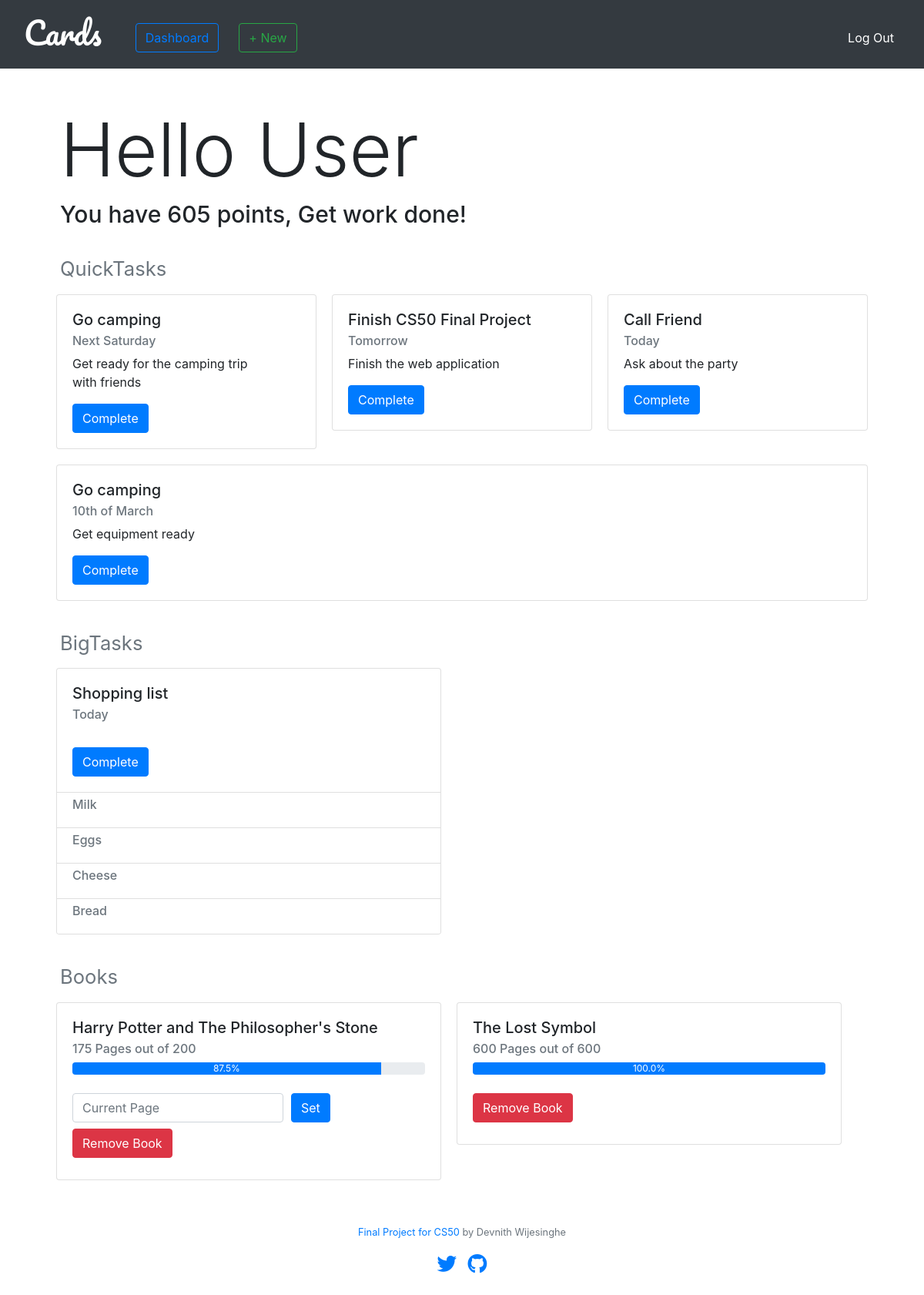
/dashboard (signed in), run on the app's committed database.
### tables this page shows
CREATE TABLE users (
id INTEGER PRIMARY KEY NOT NULL,
name TEXT NOT NULL,
username TEXT NOT NULL,
hash TEXT NOT NULL,
points INTEGER NOT NULL DEFAULT 5);

CREATE TABLE stasks (
title TEXT NOT NULL,
description TEXT NOT NULL,
date TEXT NOT NULL,
user_id INTEGER NOT NULL,
FOREIGN KEY(user_id) REFERENCES users(id));

CREATE TABLE mtasks (
id INTEGER PRIMARY KEY NOT NULL,
title TEXT NOT NULL,
date TEXT NOT NULL,
user_id INTEGER NOT NULL,
FOREIGN KEY(user_id) REFERENCES users(id));

CREATE TABLE subtasks (
title TEXT NOT NULL,
mtask_id INTEGER NOT NULL,
FOREIGN KEY(mtask_id) REFERENCES mtasks(id));

CREATE TABLE books (
id INTEGER PRIMARY KEY NOT NULL,
title TEXT NOT NULL,
totalPages INTEGER NOT NULL,
currentPage INTEGER NOT NULL,
user_id INTEGER NOT NULL,
FOREIGN KEY(user_id) REFERENCES users(id));

### application.py (the view, shortened to what this page needs)
@app.route('/dashboard', methods=["GET", "POST"])
@login_required
def dashboard():
    if request.method == "GET":
        connection = sqlite3.connect('tasks.db')
        db = connection.cursor()
        userID = session["user_id"]
        db.execute("SELECT name,points FROM users WHERE id = (?)", (userID,))
        row = db.fetchone()
        name = row[0]
        points = row[1]
        db.execute("SELECT title,date,description FROM stasks WHERE user_id = (?)", (userID,))
        stasks = db.fetchall()
        db.execute("SELECT id,title,totalPages,currentPage FROM books WHERE user_id = (?)", (userID,))
        books = db.fetchall()
        db.execute("SELECT id,title,date FROM mtasks WHERE user_id = (?)", (userID,))
        items = db.fetchall()
        mtasks= list()
        for item in items:
            item = list(item)
            db.execute("SELECT title FROM subtasks WHERE mtask_id = (?)", (item[0],))
            subtasks = db.fetchall()
            temp = list()
            for task in subtasks:
                temp.append(task[0])
            item.append(temp)
            mtasks.append(item)
        return render_template("dashboard.html", name=name, points=points, stasks=stasks, books=books, mtasks=mtasks)

### helpers.py (called while the page is built)
def login_required(f):
    @wraps(f)
    def decorated_function(*args, **kwargs):
        if session.get("user_id") is None:
            return redirect("/login")
        return f(*args, **kwargs)
    return decorated_function

### templates/dashboard.html (shortened to what this page needs)
{% extends "layout.html" %}
{% block main %}
<div style="text-align: left;">
    <h1 class="display-1" >Hello {{  name }}</h1>
    <h1 class="display-6" style="font-size: 30px;">You have {{ points }} points, Get work done!</h1>
</div>
<br>
<h2 style="text-align: left; margin-bottom: 5px;"><small class="text-muted">QuickTasks</small></h2>
{% if stasks|length < 1 %}
    <h4 style="text-align: left; margin-bottom: 5px;"><small class="text-muted">You have no QuickTasks</small></h4>
{% else %}
    <div class="row">
        {% for stask in stasks %}
            <div class="col-lg" style="padding: 0px; ">
                <div class="card" style="margin: 10px; text-align: left;">
                    <div class="card-body" style="width: 300px;">
                        <h5 class="card-title">{{ stask[0] }}</h5>
                        <h6 class="card-subtitle mb-2 text-muted">{{ stask[1] }}</h6>
                        <p class="card-text">{{ stask[2] }}</p>
                        <form action="/dashboard" method="post">
                            <button class="btn btn-primary" type="submit" name="deleteStask" value="{{ stask[0] }}">Complete</a>
                        </form>
                    </div>
                </div>
            </div>
        {% endfor %}
    </div>
{% endif %}
<br>
<h2 style="text-align: left; margin-bottom: 5px;"><small class="text-muted">BigTasks</small></h2>
{% if mtasks|length < 1 %}
    <h4 style="text-align: left; margin-bottom: 5px;"><small class="text-muted">You have no BigTasks</small></h4>
{% else %}
    <div class="row">
        {% for mtask in mtasks %}
            <div class="col-lg" style="padding: 0px;">
                <div class="card" style="margin: 10px; text-align: left; width: 500px;">
                    <div class="card-body">
                        <h5 class="card-title">{{ mtask[1] }}</h5>
                        <h6 class="card-subtitle mb-2 text-muted">{{ mtask[2] }}</h6>
                        <br>
                        <form action="/dashboard" method="post">
                            <button class="btn btn-primary" type="submit" name="deleteMtask" value="{{ mtask[0] }}">Complete</a>
                        </form>
                    </div>
                    <ul class="list-group list-group-flush">
                        {% for subtask in mtask[3] %}
                            <li class="list-group-item"><h6 class="card-subtitle mb-2 text-muted">{{subtask}}</h6></li>
                        {% endfor %}
                    </ul>
                </div>
            </div>
        {% endfor %}
    </div>
{% endif %}
<br>
<h2 style="text-align: left; margin-bottom: 5px;"><small class="text-muted">Books</small></h2>
{% if books|length < 1 %}
    <h4 style="text-align: left; margin-bottom: 5px;"><small class="text-muted">You have no Books</small></h4>
{% else %}
    <div class="row">
        {% for book in books %}
            <div class="col-auto" style="padding: 0px;">
                <div class="card" style="margin: 10px; text-align: left; width: 500px;">
                    <div class="card-body">
                        <h5 class="card-title">{{ book[1] }}</h5>
                        <h6 class="card-subtitle mb-2 text-muted">{{ book[3]}} Pages out of {{ book[2] }}</h6>
                        {% set progress = book[3] / book[2] * 100 %}
                        <div class="progress">
                            <div class="progress-bar" role="progressbar" style="width: {{progress}}%;" aria-valuenow="{{progress}}" aria-valuemin="0" aria-valuemax="100">{{progress}}%</div>
                        </div>
                        <br>
                        {% if progress < 100 %}
                        <form action="/dashboard" method="post">
                            <div class="form-row align-items-center">
                                <div class="col-auto">
                                    <input type="number" class="form-control mb-2" name="currentPage" placeholder="Current Page" min="1">
                                </div>
                                <div class="col-auto">
                                    <button type="submit" class="btn btn-primary mb-2" name="setPage" value="{{ book[0] }}">Set</button>
                                </div>
                                <div class="col-auto">
                                    <button type="submit" class="btn btn-danger mb-2" name="deleteBook" value="{{ book[0] }}">Remove Book</button>
                                </div>
                            </div>
                        </form>
                        {% else %}
                        <form action="/dashboard" method="post">
                            <button type="submit" class="btn btn-danger mb-2" name="deleteBook" value="{{ book[0] }}">Remove Book</button>
                        </form>
                        {% endif %}
                    </div>
                </div>
            </div>
        {% endfor %}
    </div>
{% endif %}
{% endblock %}

### data on the page
users: name "User", points "605"
stasks: title "Go camping", date "Next Saturday", description "Get ready for the camping trip with friends"
stasks: title "Finish CS50 Final Project", date "Tomorrow", description "Finish the web application"
stasks: title "Call Friend", date "Today", description "Ask about the party"
stasks: title "Go camping", date "10th of March", description "Get equipment ready"
mtasks: title "Shopping list", date "Today", {{ mtask[0] }} 3 (drawn)
subtasks: title "Milk"
subtasks: title "Eggs"
subtasks: title "Cheese"
subtasks: title "Bread"
books: title "Harry Potter and The Philosopher's Stone", currentPage "175", totalPages "200", progress "87.5", {{ book[0] }} 1 (drawn)
books: title "The Lost Symbol", currentPage "600", totalPages "600", progress "100.0", {{ book[0] }} 4 (drawn)
